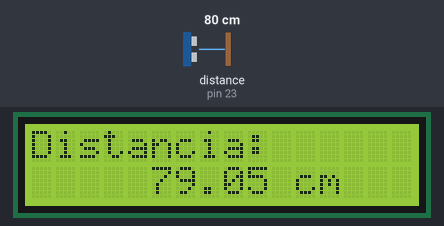
This sketch was run on a simulated Arduino Mega 2560, built with avr-gcc and run on an emulated ATmega2560. On the bench: 16×2 character LCD. Wiring (inferred from the names in the program): ultrasonic range finder: trigger pin 19; echo pin 23. Inputs (shaded band) come from the test bench; at power-on: distance to the obstacle (sensor on pin 23) 80 cm. The echo pulse lasts 58.3 µs per cm.

Above: at 0.2 s.
1.3 s: distance to the obstacle (sensor on pin 23) set to 2 cm
At 3.1 s:
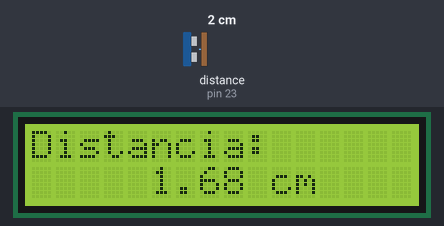
5.6 s: distance to the obstacle (sensor on pin 23) set to 4 cm
At 6.4 s:
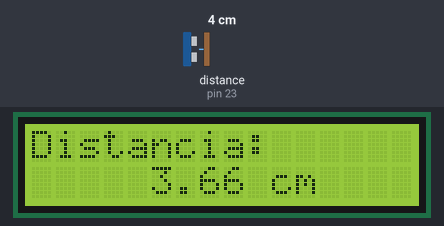
8.2 s: distance to the obstacle (sensor on pin 23) set to 9 cm
At 9.6 s:
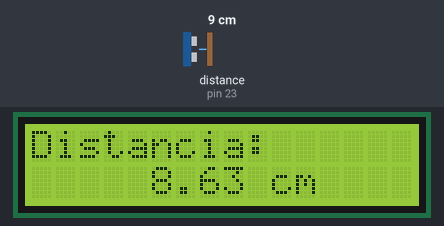
Timing chart, 0 to 11.2 s (numbered marks = the images above; inputs shaded):
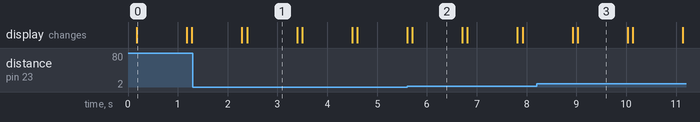

Measured:
- after the input at 1.3 s, the display: first differs from a run without the input after 1.1 s (image 1)
- after the input at 5.6 s, the display: first differs from a run without the input after 0.11 s (image 2)
- after the input at 8.2 s, the display: first differs from a run without the input after 0.83 s (image 3)
- what the display in image 0 shows lasts 1.0 s, from 0.2 s to 1.2 s

The sketch:

ultrassom_escola_v.ino
```cpp
/*
Autores: Cleide Almeida e Gabriel Víctor
Data: 21/11/2023
Última alteração: 17/01/2024
Exibe valores de leitura de um sensor ultrassonico
num display LCD 16x2 (Endereço I2C: 0x27)
*/

#include <LiquidCrystal_I2C.h>
// Pinos ultrassônico
const byte trig = 19; // Associa o pino 19 ao Trigger
const byte echo = 23; // Associa o pino 23 ao Echo
// Endereço I2C e parâmetros do Display 16x2 (módulo I2C)
LiquidCrystal_I2C lcd(0x27, 16, 2);

void setup() {
  lcd.init(); // Inicia o display
  lcd.backlight(); // Liga o display
  pinMode(trig, OUTPUT); // Declara Trigger como saída dig.
	pinMode(echo, INPUT); // Declara Echo como ent. dig.
}

void loop() {
  // Imprime os dados do sensor no display
  float distance = distanciaCm();
  lcd.print("Distancia: ");
  lcd.setCursor(0, 1);
  lcd.print("     ");
  lcd.print(distance);
  lcd.print(" cm");
  delay(1000);
  lcd.clear();
}

float distanciaCm(void) {
  digitalWrite(trig, LOW);
  delay(80); // Recomendação de ao menos 60 ms entre ciclos
  digitalWrite(trig, HIGH);
  // Intervalo de tempo mínimo para que a onda seja enviada
  delayMicroseconds(10);
  digitalWrite(trig, LOW);
  // Mensura quanto tempo o pino ECHO ficou em nível alto em microssegundos
  float tempoalto = pulseIn(echo, HIGH);
  // Velocidade do som em micrometros/microssegundos
  float velsom = 0.0003403;
  // Tempo em nível alto * velocidade do ar/2
  float distancia = (tempoalto*velsom*100)/2;
  if (distancia >= 400){
    return -1; // Caso valor seja maior que 400 cm, retorna -1 (Inválido)
  }
  else
    return distancia;
}
```
